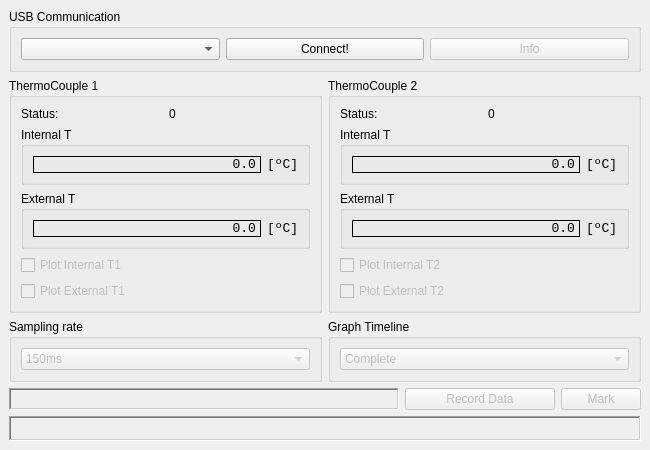
<?xml version="1.0" encoding="UTF-8"?>
<ui version="4.0">
 <class>MainWindow</class>
 <widget class="QMainWindow" name="MainWindow">
  <property name="geometry">
   <rect>
    <x>0</x>
    <y>0</y>
    <width>650</width>
    <height>450</height>
   </rect>
  </property>
  <property name="minimumSize">
   <size>
    <width>650</width>
    <height>450</height>
   </size>
  </property>
  <property name="maximumSize">
   <size>
    <width>650</width>
    <height>450</height>
   </size>
  </property>
  <property name="font">
   <font>
    <family>MS Shell Dlg 2</family>
    <stylestrategy>PreferAntialias</stylestrategy>
   </font>
  </property>
  <property name="cursor">
   <cursorShape>ArrowCursor</cursorShape>
  </property>
  <property name="focusPolicy">
   <enum>Qt::NoFocus</enum>
  </property>
  <property name="contextMenuPolicy">
   <enum>Qt::DefaultContextMenu</enum>
  </property>
  <property name="windowTitle">
   <string>ThermoLogger v1.1</string>
  </property>
  <property name="animated">
   <bool>true</bool>
  </property>
  <widget class="QWidget" name="centralwidget">
   <layout class="QGridLayout" name="gridLayout_4">
    <item row="0" column="0">
     <layout class="QVBoxLayout" name="verticalLayout_3">
      <item>
       <widget class="QGroupBox" name="groupBox_3">
        <property name="title">
         <string>USB Communication</string>
        </property>
        <layout class="QGridLayout" name="gridLayout_3">
         <item row="0" column="0">
          <layout class="QHBoxLayout" name="horizontalLayout_2">
           <item>
            <widget class="QComboBox" name="com_port_usb"/>
           </item>
           <item>
            <widget class="QPushButton" name="com_port_bt">
             <property name="text">
              <string>Connect!</string>
             </property>
            </widget>
           </item>
           <item>
            <widget class="QPushButton" name="com_port_info">
             <property name="enabled">
              <bool>false</bool>
             </property>
             <property name="text">
              <string>Info</string>
             </property>
            </widget>
           </item>
          </layout>
         </item>
        </layout>
       </widget>
      </item>
      <item>
       <layout class="QHBoxLayout" name="horizontalLayout">
        <item>
         <widget class="QGroupBox" name="groupBox">
          <property name="title">
           <string>ThermoCouple 1</string>
          </property>
          <layout class="QGridLayout" name="gridLayout">
           <item row="0" column="0">
            <layout class="QVBoxLayout" name="verticalLayout">
             <item>
              <layout class="QHBoxLayout" name="horizontalLayout_9">
               <item>
                <widget class="QLabel" name="label_3">
                 <property name="text">
                  <string>Status:</string>
                 </property>
                </widget>
               </item>
               <item>
                <widget class="QLabel" name="tc1_status">
                 <property name="text">
                  <string>0</string>
                 </property>
                </widget>
               </item>
              </layout>
             </item>
             <item>
              <widget class="QGroupBox" name="horizontalGroupBox_8">
               <property name="title">
                <string>Internal T</string>
               </property>
               <layout class="QHBoxLayout" name="horizontalLayout_36">
                <item>
                 <layout class="QHBoxLayout" name="horizontalLayout_35">
                  <item>
                   <widget class="QLabel" name="tc1_int_temperature">
                    <property name="minimumSize">
                     <size>
                      <width>38</width>
                      <height>0</height>
                     </size>
                    </property>
                    <property name="font">
                     <font>
                      <family>Consolas</family>
                      <pointsize>10</pointsize>
                      <stylestrategy>PreferAntialias</stylestrategy>
                     </font>
                    </property>
                    <property name="frameShape">
                     <enum>QFrame::Box</enum>
                    </property>
                    <property name="text">
                     <string>0.0</string>
                    </property>
                    <property name="alignment">
                     <set>Qt::AlignRight|Qt::AlignTrailing|Qt::AlignVCenter</set>
                    </property>
                   </widget>
                  </item>
                  <item>
                   <widget class="QLabel" name="label_19">
                    <property name="maximumSize">
                     <size>
                      <width>31</width>
                      <height>16777215</height>
                     </size>
                    </property>
                    <property name="font">
                     <font>
                      <family>Consolas</family>
                      <pointsize>10</pointsize>
                      <stylestrategy>PreferAntialias</stylestrategy>
                     </font>
                    </property>
                    <property name="text">
                     <string>[ºC]</string>
                    </property>
                    <property name="alignment">
                     <set>Qt::AlignLeading|Qt::AlignLeft|Qt::AlignVCenter</set>
                    </property>
                   </widget>
                  </item>
                 </layout>
                </item>
               </layout>
              </widget>
             </item>
             <item>
              <widget class="QGroupBox" name="horizontalGroupBox_9">
               <property name="title">
                <string>External T</string>
               </property>
               <layout class="QHBoxLayout" name="horizontalLayout_37">
                <item>
                 <layout class="QHBoxLayout" name="horizontalLayout_38">
                  <item>
                   <widget class="QLabel" name="tc1_ext_temperature">
                    <property name="minimumSize">
                     <size>
                      <width>38</width>
                      <height>0</height>
                     </size>
                    </property>
                    <property name="font">
                     <font>
                      <family>Consolas</family>
                      <pointsize>10</pointsize>
                      <stylestrategy>PreferAntialias</stylestrategy>
                     </font>
                    </property>
                    <property name="frameShape">
                     <enum>QFrame::Box</enum>
                    </property>
                    <property name="text">
                     <string>0.0</string>
                    </property>
                    <property name="alignment">
                     <set>Qt::AlignRight|Qt::AlignTrailing|Qt::AlignVCenter</set>
                    </property>
                   </widget>
                  </item>
                  <item>
                   <widget class="QLabel" name="label_20">
                    <property name="maximumSize">
                     <size>
                      <width>31</width>
                      <height>16777215</height>
                     </size>
                    </property>
                    <property name="font">
                     <font>
                      <family>Consolas</family>
                      <pointsize>10</pointsize>
                      <stylestrategy>PreferAntialias</stylestrategy>
                     </font>
                    </property>
                    <property name="text">
                     <string>[ºC]</string>
                    </property>
                    <property name="alignment">
                     <set>Qt::AlignLeading|Qt::AlignLeft|Qt::AlignVCenter</set>
                    </property>
                   </widget>
                  </item>
                 </layout>
                </item>
               </layout>
              </widget>
             </item>
             <item>
              <widget class="QCheckBox" name="tc1_graph">
               <property name="enabled">
                <bool>false</bool>
               </property>
               <property name="text">
                <string>Plot Internal T1</string>
               </property>
              </widget>
             </item>
             <item>
              <widget class="QCheckBox" name="tc2_graph">
               <property name="enabled">
                <bool>false</bool>
               </property>
               <property name="text">
                <string>Plot External T1</string>
               </property>
              </widget>
             </item>
            </layout>
           </item>
          </layout>
         </widget>
        </item>
        <item>
         <widget class="QGroupBox" name="groupBox_2">
          <property name="title">
           <string>ThermoCouple 2</string>
          </property>
          <layout class="QGridLayout" name="gridLayout_2">
           <item row="0" column="0">
            <layout class="QVBoxLayout" name="verticalLayout_2">
             <item>
              <layout class="QHBoxLayout" name="horizontalLayout_10">
               <item>
                <widget class="QLabel" name="label_4">
                 <property name="text">
                  <string>Status:</string>
                 </property>
                </widget>
               </item>
               <item>
                <widget class="QLabel" name="tc2_status">
                 <property name="text">
                  <string>0</string>
                 </property>
                </widget>
               </item>
              </layout>
             </item>
             <item>
              <widget class="QGroupBox" name="horizontalGroupBox_10">
               <property name="title">
                <string>Internal T</string>
               </property>
               <layout class="QHBoxLayout" name="horizontalLayout_39">
                <item>
                 <layout class="QHBoxLayout" name="horizontalLayout_40">
                  <item>
                   <widget class="QLabel" name="tc2_int_temperature">
                    <property name="enabled">
                     <bool>true</bool>
                    </property>
                    <property name="minimumSize">
                     <size>
                      <width>38</width>
                      <height>0</height>
                     </size>
                    </property>
                    <property name="font">
                     <font>
                      <family>Consolas</family>
                      <pointsize>10</pointsize>
                      <stylestrategy>PreferAntialias</stylestrategy>
                     </font>
                    </property>
                    <property name="frameShape">
                     <enum>QFrame::Box</enum>
                    </property>
                    <property name="text">
                     <string>0.0</string>
                    </property>
                    <property name="alignment">
                     <set>Qt::AlignRight|Qt::AlignTrailing|Qt::AlignVCenter</set>
                    </property>
                   </widget>
                  </item>
                  <item>
                   <widget class="QLabel" name="label_21">
                    <property name="maximumSize">
                     <size>
                      <width>31</width>
                      <height>16777215</height>
                     </size>
                    </property>
                    <property name="font">
                     <font>
                      <family>Consolas</family>
                      <pointsize>10</pointsize>
                      <stylestrategy>PreferAntialias</stylestrategy>
                     </font>
                    </property>
                    <property name="text">
                     <string>[ºC]</string>
                    </property>
                    <property name="alignment">
                     <set>Qt::AlignLeading|Qt::AlignLeft|Qt::AlignVCenter</set>
                    </property>
                   </widget>
                  </item>
                 </layout>
                </item>
               </layout>
              </widget>
             </item>
             <item>
              <widget class="QGroupBox" name="horizontalGroupBox_11">
               <property name="title">
                <string>External T</string>
               </property>
               <layout class="QHBoxLayout" name="horizontalLayout_41">
                <item>
                 <layout class="QHBoxLayout" name="horizontalLayout_42">
                  <item>
                   <widget class="QLabel" name="tc2_ext_temperature">
                    <property name="minimumSize">
                     <size>
                      <width>38</width>
                      <height>0</height>
                     </size>
                    </property>
                    <property name="font">
                     <font>
                      <family>Consolas</family>
                      <pointsize>10</pointsize>
                      <stylestrategy>PreferAntialias</stylestrategy>
                     </font>
                    </property>
                    <property name="frameShape">
                     <enum>QFrame::Box</enum>
                    </property>
                    <property name="text">
                     <string>0.0</string>
                    </property>
                    <property name="alignment">
                     <set>Qt::AlignRight|Qt::AlignTrailing|Qt::AlignVCenter</set>
                    </property>
                   </widget>
                  </item>
                  <item>
                   <widget class="QLabel" name="label_22">
                    <property name="maximumSize">
                     <size>
                      <width>31</width>
                      <height>16777215</height>
                     </size>
                    </property>
                    <property name="font">
                     <font>
                      <family>Consolas</family>
                      <pointsize>10</pointsize>
                      <stylestrategy>PreferAntialias</stylestrategy>
                     </font>
                    </property>
                    <property name="text">
                     <string>[ºC]</string>
                    </property>
                    <property name="alignment">
                     <set>Qt::AlignLeading|Qt::AlignLeft|Qt::AlignVCenter</set>
                    </property>
                   </widget>
                  </item>
                 </layout>
                </item>
               </layout>
              </widget>
             </item>
             <item>
              <widget class="QCheckBox" name="tc1_graph_2">
               <property name="enabled">
                <bool>false</bool>
               </property>
               <property name="text">
                <string>Plot Internal T2</string>
               </property>
              </widget>
             </item>
             <item>
              <widget class="QCheckBox" name="tc2_graph_2">
               <property name="enabled">
                <bool>false</bool>
               </property>
               <property name="text">
                <string>Plot External T2</string>
               </property>
              </widget>
             </item>
            </layout>
           </item>
          </layout>
         </widget>
        </item>
       </layout>
      </item>
      <item>
       <layout class="QHBoxLayout" name="horizontalLayout_3">
        <item>
         <widget class="QGroupBox" name="horizontalGroupBox_12">
          <property name="title">
           <string>Sampling rate</string>
          </property>
          <layout class="QHBoxLayout" name="horizontalLayout_43">
           <item>
            <layout class="QHBoxLayout" name="horizontalLayout_44">
             <item>
              <widget class="QComboBox" name="tc1_sampling_rate">
               <property name="enabled">
                <bool>false</bool>
               </property>
               <item>
                <property name="text">
                 <string>150ms</string>
                </property>
               </item>
               <item>
                <property name="text">
                 <string>250ms</string>
                </property>
               </item>
               <item>
                <property name="text">
                 <string>500ms</string>
                </property>
               </item>
               <item>
                <property name="text">
                 <string>1s</string>
                </property>
               </item>
               <item>
                <property name="text">
                 <string>5s</string>
                </property>
               </item>
               <item>
                <property name="text">
                 <string>10s</string>
                </property>
               </item>
               <item>
                <property name="text">
                 <string>1 min</string>
                </property>
               </item>
               <item>
                <property name="text">
                 <string>2 min</string>
                </property>
               </item>
               <item>
                <property name="text">
                 <string>3 min</string>
                </property>
               </item>
               <item>
                <property name="text">
                 <string>5 min</string>
                </property>
               </item>
               <item>
                <property name="text">
                 <string>10 min</string>
                </property>
               </item>
              </widget>
             </item>
            </layout>
           </item>
          </layout>
         </widget>
        </item>
        <item>
         <widget class="QGroupBox" name="horizontalGroupBox_13">
          <property name="title">
           <string>Graph Timeline</string>
          </property>
          <layout class="QHBoxLayout" name="horizontalLayout_45">
           <item>
            <layout class="QHBoxLayout" name="horizontalLayout_46">
             <item>
              <widget class="QComboBox" name="tc1_sampling_rate_2">
               <property name="enabled">
                <bool>false</bool>
               </property>
               <property name="currentIndex">
                <number>5</number>
               </property>
               <item>
                <property name="text">
                 <string>5 min</string>
                </property>
               </item>
               <item>
                <property name="text">
                 <string>30 min</string>
                </property>
               </item>
               <item>
                <property name="text">
                 <string>1 hour</string>
                </property>
               </item>
               <item>
                <property name="text">
                 <string>8 hour</string>
                </property>
               </item>
               <item>
                <property name="text">
                 <string>24 hour</string>
                </property>
               </item>
               <item>
                <property name="text">
                 <string>Complete</string>
                </property>
               </item>
              </widget>
             </item>
            </layout>
           </item>
          </layout>
         </widget>
        </item>
       </layout>
      </item>
      <item>
       <layout class="QHBoxLayout" name="horizontalLayout_81">
        <item>
         <widget class="QLabel" name="record_data_label">
          <property name="font">
           <font>
            <family>Consolas</family>
            <pointsize>10</pointsize>
            <stylestrategy>PreferAntialias</stylestrategy>
           </font>
          </property>
          <property name="frameShape">
           <enum>QFrame::WinPanel</enum>
          </property>
          <property name="frameShadow">
           <enum>QFrame::Sunken</enum>
          </property>
          <property name="text">
           <string/>
          </property>
          <property name="alignment">
           <set>Qt::AlignLeading|Qt::AlignLeft|Qt::AlignVCenter</set>
          </property>
         </widget>
        </item>
        <item>
         <widget class="QPushButton" name="bt_recording_data">
          <property name="enabled">
           <bool>false</bool>
          </property>
          <property name="minimumSize">
           <size>
            <width>150</width>
            <height>0</height>
           </size>
          </property>
          <property name="maximumSize">
           <size>
            <width>80</width>
            <height>16777215</height>
           </size>
          </property>
          <property name="text">
           <string>Record Data</string>
          </property>
         </widget>
        </item>
        <item>
         <widget class="QPushButton" name="bt_recording_data_mark">
          <property name="enabled">
           <bool>false</bool>
          </property>
          <property name="minimumSize">
           <size>
            <width>80</width>
            <height>0</height>
           </size>
          </property>
          <property name="maximumSize">
           <size>
            <width>80</width>
            <height>16777215</height>
           </size>
          </property>
          <property name="text">
           <string>Mark</string>
          </property>
         </widget>
        </item>
       </layout>
      </item>
      <item>
       <widget class="QLabel" name="dl_debug">
        <property name="maximumSize">
         <size>
          <width>16777215</width>
          <height>40</height>
         </size>
        </property>
        <property name="font">
         <font>
          <family>Consolas</family>
          <pointsize>10</pointsize>
          <stylestrategy>PreferAntialias</stylestrategy>
         </font>
        </property>
        <property name="frameShape">
         <enum>QFrame::WinPanel</enum>
        </property>
        <property name="frameShadow">
         <enum>QFrame::Sunken</enum>
        </property>
        <property name="text">
         <string/>
        </property>
        <property name="alignment">
         <set>Qt::AlignLeading|Qt::AlignLeft|Qt::AlignVCenter</set>
        </property>
       </widget>
      </item>
     </layout>
    </item>
   </layout>
  </widget>
 </widget>
 <resources/>
 <connections/>
</ui>
